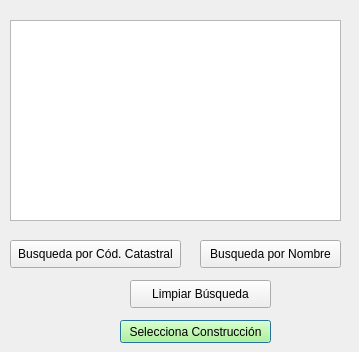
<?xml version="1.0" encoding="UTF-8"?>
<ui version="4.0">
 <class>Dialog</class>
 <widget class="QDialog" name="Dialog">
  <property name="geometry">
   <rect>
    <x>0</x>
    <y>0</y>
    <width>359</width>
    <height>352</height>
   </rect>
  </property>
  <property name="windowTitle">
   <string>Dialog</string>
  </property>
  <widget class="QListWidget" name="list_bbdd">
   <property name="geometry">
    <rect>
     <x>10</x>
     <y>20</y>
     <width>331</width>
     <height>201</height>
    </rect>
   </property>
  </widget>
  <widget class="QPushButton" name="btn_informe">
   <property name="geometry">
    <rect>
     <x>120</x>
     <y>320</y>
     <width>151</width>
     <height>23</height>
    </rect>
   </property>
   <property name="styleSheet">
    <string notr="true">background-color:rgb(170, 255, 127)</string>
   </property>
   <property name="text">
    <string>Selecciona Construcción</string>
   </property>
  </widget>
  <widget class="QPushButton" name="btn_selec_ref">
   <property name="geometry">
    <rect>
     <x>10</x>
     <y>240</y>
     <width>171</width>
     <height>28</height>
    </rect>
   </property>
   <property name="text">
    <string>Busqueda por Cód. Catastral</string>
   </property>
  </widget>
  <widget class="QPushButton" name="btn_selec_nombre">
   <property name="geometry">
    <rect>
     <x>200</x>
     <y>240</y>
     <width>141</width>
     <height>28</height>
    </rect>
   </property>
   <property name="text">
    <string>Busqueda por Nombre</string>
   </property>
  </widget>
  <widget class="QPushButton" name="btn_limpiar">
   <property name="geometry">
    <rect>
     <x>130</x>
     <y>280</y>
     <width>141</width>
     <height>28</height>
    </rect>
   </property>
   <property name="text">
    <string>Limpiar Búsqueda</string>
   </property>
  </widget>
 </widget>
 <resources/>
 <connections/>
</ui>
